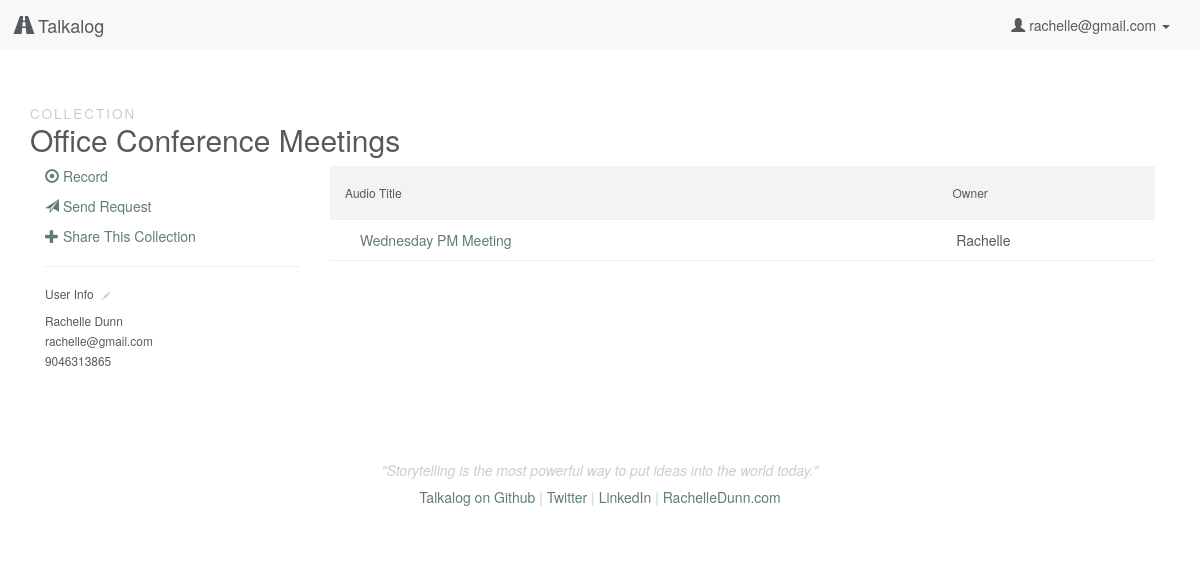
The app's page /collection/5 (signed in), older data.
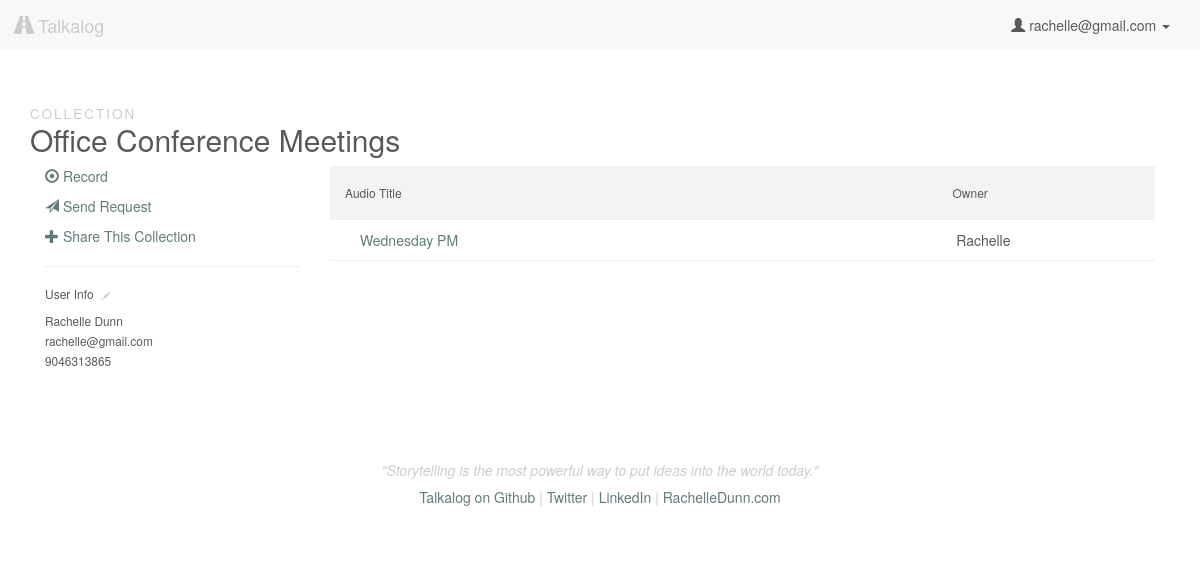
The same page, newer data.
### model.py (models this page shows, shortened)
class Upload(db.Model):
    __tablename__ = "Uploads"
    id = db.Column(db.Integer, autoincrement=True, primary_key=True)
    user_id = db.Column(db.Integer, db.ForeignKey('Users.id'), nullable=False)
    title = db.Column(db.String, nullable=False, default=db.func.now())
    path = db.Column(db.String(50))
    mimetype = db.Column(db.String(50), default='wav') # wav, jpg, mp3
    datetime = db.Column(db.DateTime, default=db.func.now(), onupdate=db.func.now()) # set datetime to current timestamp
    transcript = db.Column(db.Text)
    user = db.relationship("User", backref=db.backref("uploads", order_by=id))

class User(db.Model):
    __tablename__ = "Users"
    id = db.Column(db.Integer, autoincrement=True, primary_key=True)
    email = db.Column(db.String(100), nullable=False)
    password = db.Column(db.String(50), nullable=False)
    first_name = db.Column(db.String(50), nullable=False)
    last_name = db.Column(db.String(50), nullable=False)
    tel = db.Column(db.String, nullable=False)

### server.py (the view)
@app.route('/collection/<int:id>')
def collection_page(id):
	"""Show uploads and more information associated with a collection."""
	if 'email' in session:
		user_email = session['email']
		user = User.query.filter_by(email=user_email).first()
		this_collection = Collection.query.filter_by(id=id).first()
		uploads = [cu.upload for cu in this_collection.collectionsuploads]
		collectionusers = CollectionsUsers.query.filter_by(
			collection_id=id).all()
		user_permissions = []
		for u in collectionusers:
			user_permissions.append(u.user_id)
		if (this_collection.user_id == user.id) or (
			user.id in user_permissions):
			return render_template('collection.html', user=user,
				collection=this_collection, uploads=uploads)
		else:
			flash('You don\'t have access to view this page')
			return redirect('/')
	else:
		flash('You must be logged in to view this page')
		return redirect('/')

### templates/collection.html (shortened to what this page needs)
{% extends 'base.html' %}
{% block content %}
    <h2><small>Collection</small><br>{{ collection.title }}</h2>
    <div class="row">
        <div class="col-sm-3">
            <p><a href="/record"><span class="glyphicon glyphicon-record" aria-hidden="true"></span> Record</a></p>
            <p><a href="/generate"><span class="glyphicon glyphicon-send" aria-hidden="true"></span> Send Request</a></p>
            <p><a href="#" data-toggle="modal" data-target="#share-{{ collection.id }}"><span class="glyphicon glyphicon-plus" aria-hidden="true"></span> Share This Collection</a></p>
            <hr>
            <h6>User Info <a href="/edit/user"><span class="glyphicon glyphicon-pencil click-to-edit" aria-hidden="true"></span></a></h6>
            <p><small>{{ user.first_name }} {{ user.last_name }}<br>
                {{ user.email }}<br>
                {{ user.tel }}</small></p>
        </div>
        {% if uploads %}
        <div class="col-sm-9">
            <div class="file-box">
                <ul class="list-group">
                    <li class="list-group-item list-group-heading row">
                        <div class="name col-sm-6">
                            <h6>Audio Title</h6>
                        </div>
                        <div class="col-sm-3">
                        </div>
                        <div class="col-sm-3">
                            <h6>Owner</h6>
                        </div>
                    </li>
                {% for upload in uploads %}
                    <li class="list-group-item upload row">
                        <div class="col-sm-6">
                            <a href="/listen/{{ upload.id }}">{{ upload.title }}</a>
                        </div>
                        <div class="col-sm-3">
                        </div>
                        <div class="col-sm-3">
                            {{ upload.user.first_name }}
                        </div>
                    </li>
                {% endfor %}
                </ul>
            </div>
        </div>
    </div>
    {% else %}
    <p>No uploads currently part of this collection!</p>
    {% endif %}
{% endblock %}

### templates/base.html (shortened to what this page needs)
<!DOCTYPE html>
<html lang="en">
    <head>
        <link rel="stylesheet" href="https://maxcdn.bootstrapcdn.com/bootstrap/3.3.4/css/bootstrap.min.css">
        <link rel="stylesheet" href="/static/css/style.css"/>
        <link rel="stylesheet" href="https://ajax.googleapis.com/ajax/libs/jqueryui/1.11.4/themes/smoothness/jquery-ui.css"/>
    </head>
    <body>
        <nav class="navbar navbar-default">
            <div class="container-fluid">
                <div class="navbar-header">
                    <a class="navbar-brand" href="/"><span class="glyphicon glyphicon-road" aria-hidden="true"></span> Talkalog</a>
                </div>
                <div class="collapse navbar-collapse" id="bs-example-navbar-collapse-1">
                    <ul class="nav navbar-nav navbar-right">
                    {% if 'email' in session %}
                        <li class="dropdown">
                        <a href="#" class="dropdown-toggle" data-toggle="dropdown" role="button" aria-expanded="false"><span class="glyphicon glyphicon-user" aria-hidden="true"></span> {{ session['email'] }} <span class="caret"></span></a>
                        </li>
                    {% else %}
                        <li><a href="/login">Login</a></li>
                        <li><a href="/signup">Sign Up</a></li>
                    {% endif %}
                    </ul>
                </div>
            </div>
        </nav>
        <div class="container">
            {% block content %}{% endblock %}
        </div>
        <div class="container">
            <footer class="footer">
                <p>"Storytelling is the most powerful way to put ideas into the world today."</p>
                <h5><a href="http://github.com/rachelledunn/talkalog" target="_blank">Talkalog on Github</a> | <a href="http://twitter.com/rchdnn" target="_blank">Twitter</a> | <a href="http://linkedin.com/in/rachelledunn" target="_blank">LinkedIn</a> | <a href="http://rachelledunn.com/" target="_blank">RachelleDunn.com</a></h5>
            </footer>
        </div>
    </body>
</html>

Row changes from the older to the newer data that the page shows:
changed Upload "Rachelle": title "Wednesday PM Meeting" → "Wednesday PM"
